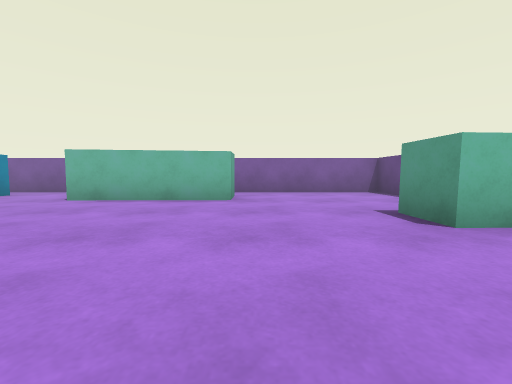
View 1 (above)

16 first-person views from a walk through a 3-D level made in the Unity game engine. The camera is 0.53 m above the floor, tilts 4° down and sees 90° across. The floor is counted in squares, 1 m on a side. Each view is taken from the middle of a square. On the plan, view 1 faces up. The plan holds only what a view shows up to about 9 squares ahead; the rest is blank. The player is left out. Surface patterns are stand-ins for the level's own textures.

View 2
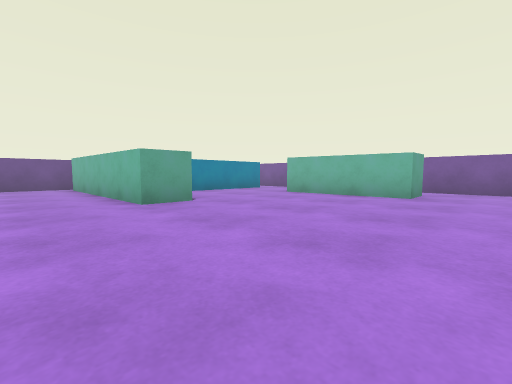

View 3
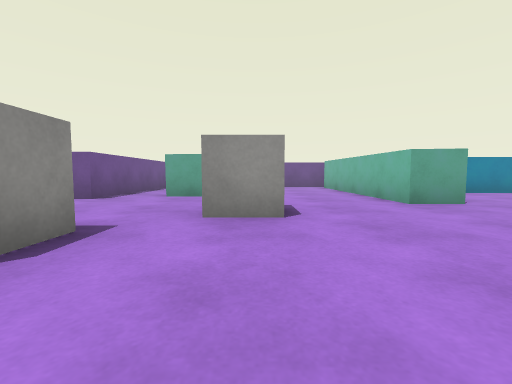

View 4
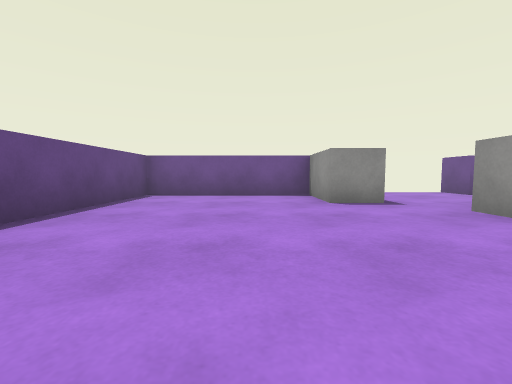

View 5
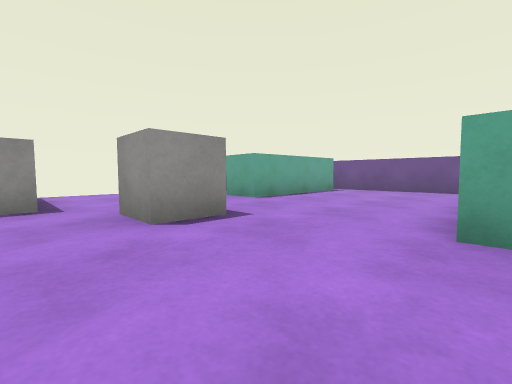

View 6
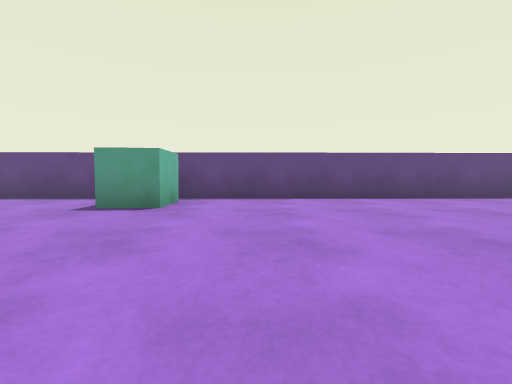

View 7
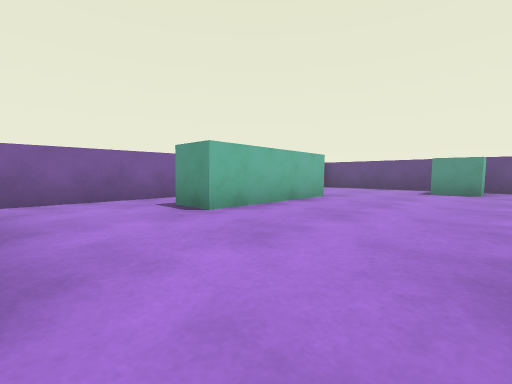

View 8
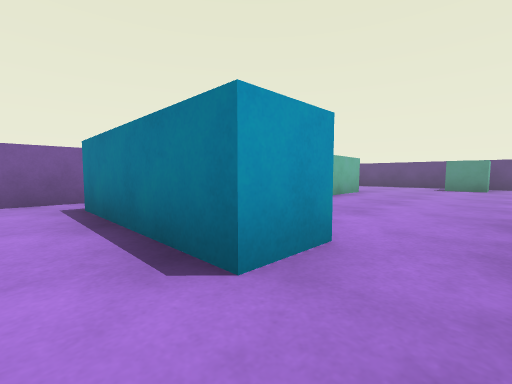

View 9
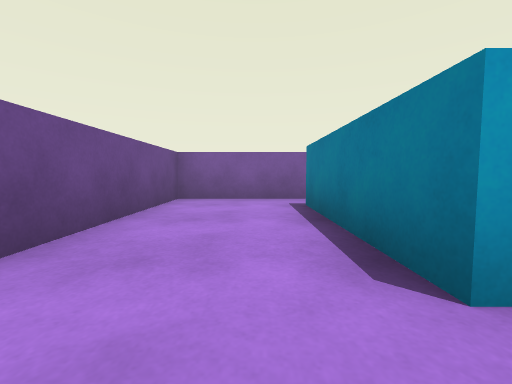

View 10
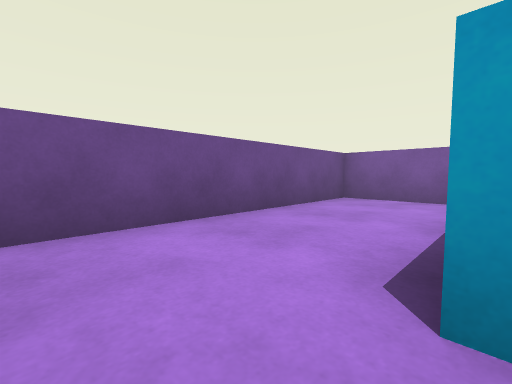

View 11
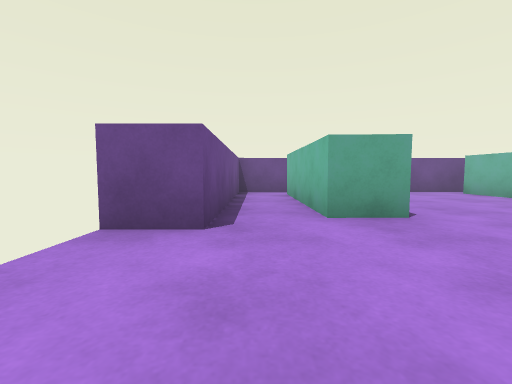

View 12
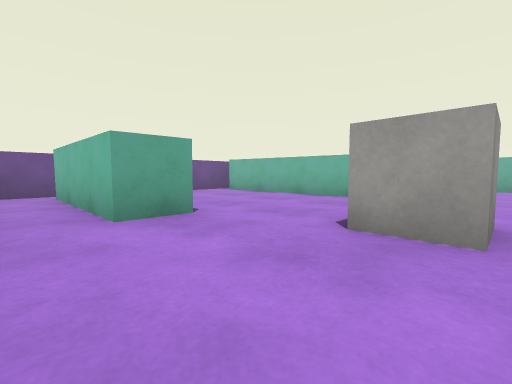

View 13
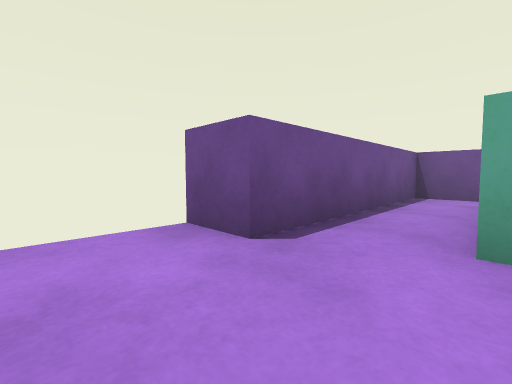

View 14
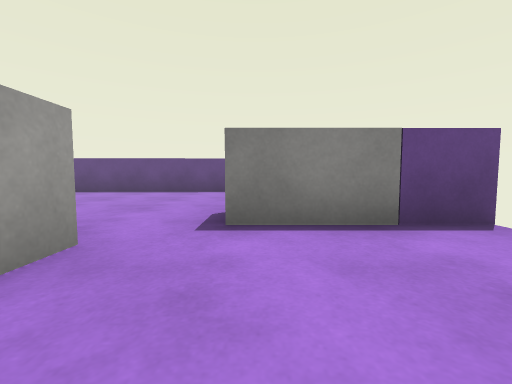

View 15
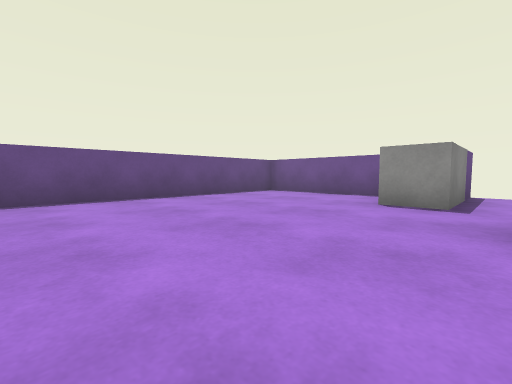

View 16
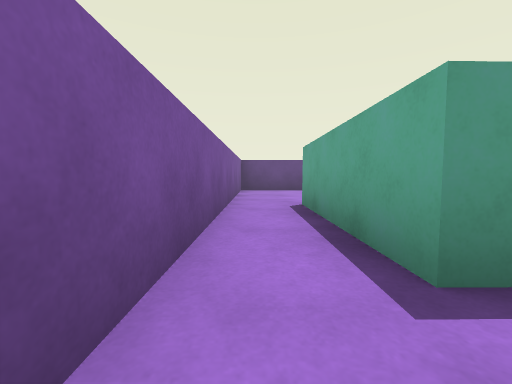

### Floor plan
Points are (right, up) in squares from view 1. A wall is a line through its corners. A room is listed if a view was taken in it or the views show most of it. See-through windows are left out.
Room 1 (views 1, 2, 3, 4, 5, 6, 7, 10, 11, 12, 13, 14, 15, 16)
walls: (-3.5, 1.8) (-3.5, 0.7) (-9, 0.7); (-6.1, 3) (-7.1, 3); (-0.5, 5.2) (-3.8, 5.2) (-3.8, 6.1) (-0.5, 6.2) (-0.5, 5.2); (-1.4, -6.6) (-1.4, -5.5) (3.8, -5.5) (3.5, 7.5) (-7.5, 7.5); (-8.8, -3.2) (-5.1, -3.1) (-5.1, -4.1) (-8.8, -4.2); (-9.6, 0.9) (-9.5, -5.5) (-4.4, -5.5) (-4.4, -6.5); (-6.2, 6.5) (-6.2, 3.2)
ways out: opening at (-6.5, 2) to room 2; opening at (-6.5, 7) to room 2; gap at (-9, 1) to room 2; gap at (-9, -4)
objects: white cube (-3, -2) to (-2, -2); white block (-1, -5) to (-1, -4); cube (2, 3) to (3, 3)
Room 2 (views 8, 9)
walls: (-7.1, 3) (-7.1, 6.5); (-7.5, 7.5) (-9.7, 7.5) (-9.6, 0.9)
ways out: opening at (-6.5, 2) to room 1; opening at (-6.5, 7) to room 1; gap at (-9, 1) to room 1

Positions as (right, up) in squares from view 1, and headings:
1: (0, 0), facing up
2: (1, -1), facing up-left
3: (1, -2), facing left
4: (1, 1), facing down
5: (-1, 1), facing down-left
6: (-2, 1), facing right
7: (-6, 2), facing up-right
8: (-8, 2), facing up-right
9: (-8, 2), facing up
10: (-7, 2), facing up-left
11: (-2, -5), facing left
12: (-2, -5), facing up-left
13: (-3, -4), facing down-left
14: (-4, -4), facing right
15: (-2, 1), facing down-right
16: (-5, 7), facing right
